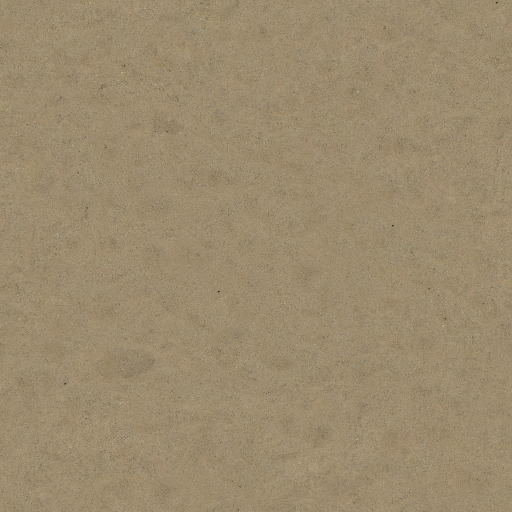
#> input picture tools/art/sources/ambientcg/Ground054/Ground054_1K_Color.jpg, 1024 x 1024 px (shown at 1/2 size); its folder holds only this picture in this run
$ python generate_terrain_textures.py
#> lines starting #> are read from the running program, lines starting #| are printed output that depends on the picture
"""High-quality tileable ground and rock textures (1024 px) for the desert biome.

Run:  python tools/art/generate_terrain_textures.py
Writes Assets/Terrain/Textures/<Name>_albedo.png (RGB + height in alpha) and <Name>_normal.png:
  Sand        wind-blown pinkish-orange sand with faint ripples and the odd pebble
  Mud         cracked playa mud: curled plates, deep dark cracks, secondary crazing
  Pavement    desert pavement: packed varnished pebbles in a sandy matrix
  Sandstone   neutral cross-bedded sandstone detail (tinted by the strata palette in the shaders)
  TrackDirt   packed track dirt with pebbles and hairline cracks (dirt track decals)
plus Macro.png (large-scale variation, RGBA).
"""
import math
import os

import numpy as np
from PIL import Image
from scipy import ndimage
from scipy.spatial import cKDTree

REPO = os.path.abspath(os.path.join(os.path.dirname(__file__), "..", ".."))
OUT = os.path.join(REPO, "Assets", "Terrain", "Textures")
os.makedirs(OUT, exist_ok=True)
T = 1024


def tile_noise(beta, seed, size=T, aniso=(1.0, 1.0), warp=None):
    """Tileable 1/f^beta noise in [0, 1]."""
    r = np.random.default_rng(seed)
    fy = np.fft.fftfreq(size)[:, None] * aniso[1]
    fx = np.fft.fftfreq(size)[None, :] * aniso[0]
    k = np.hypot(fx, fy)
    k[0, 0] = 1
    spec = np.fft.fft2(r.standard_normal((size, size))) / k ** (beta / 2)
    spec[0, 0] = 0
    n = np.real(np.fft.ifft2(spec))
    return (n - n.min()) / (n.max() - n.min())


def band_noise(lo, hi, seed, size=T):
    """Tileable noise containing only wavelengths between size/hi and size/lo pixels."""
    r = np.random.default_rng(seed)
    f = np.fft.fftfreq(size) * size
    k = np.hypot(f[None, :], f[:, None])
    mask = ((k >= lo) & (k <= hi)).astype(float)
    n = np.real(np.fft.ifft2(np.fft.fft2(r.standard_normal((size, size))) * mask))
    return (n - n.min()) / (n.max() - n.min())


def voronoi(cells, seed, size=T, jitter=1.0, warp=0.0):
    """Tileable Voronoi: F1, F2-F1 (edge distance) in pixels, and the cell index.
    warp > 0 bends cell borders with tileable noise (pixels), so shapes look natural."""
    r = np.random.default_rng(seed)
    g = int(math.ceil(math.sqrt(cells)))
    base = (np.stack(np.meshgrid(np.arange(g), np.arange(g)), -1).reshape(-1, 2) + 0.5) / g
    pts = (base + (r.random(base.shape) - 0.5) * jitter / g) % 1.0 * size
    tiled = np.concatenate([pts + (dx * size, dy * size) for dx in (-1, 0, 1) for dy in (-1, 0, 1)])
    ids = np.tile(np.arange(len(pts)), 9)
    yy, xx = np.mgrid[0:size, 0:size].astype(float)
    if warp:
        xx = xx + (band_noise(2, 10, seed + 500, size) - 0.5) * 2 * warp
        yy = yy + (band_noise(2, 10, seed + 501, size) - 0.5) * 2 * warp
    d, i = cKDTree(tiled).query(np.c_[(xx.ravel() + 0.5) % size, (yy.ravel() + 0.5) % size], k=2)
    return d[:, 0].reshape(size, size), (d[:, 1] - d[:, 0]).reshape(size, size), ids[i[:, 0]].reshape(size, size)


def smoothstep(a, b, x):
    t = np.clip((x - a) / (b - a), 0, 1)
    return t * t * (3 - 2 * t)


def mix(c0, c1, t):
    t = np.asarray(t)[..., None]
    return np.array(c0) * (1 - t) + np.array(c1) * t


def save(name, albedo, height, strength):
    h = (height - height.min()) / (np.ptp(height) + 1e-9)
    rgba = np.concatenate([np.clip(albedo, 0, 1), h[..., None]], -1)
    Image.fromarray((rgba * 255).round().astype(np.uint8), "RGBA").save(os.path.join(OUT, f"{name}_albedo.png"))
    gx = (np.roll(h, -1, 1) - np.roll(h, 1, 1)) * strength
    gy = (np.roll(h, -1, 0) - np.roll(h, 1, 0)) * strength
    n = np.stack([-gx, gy, np.ones_like(gx)], -1)
    n /= np.linalg.norm(n, axis=-1, keepdims=True)
    Image.fromarray(((n * 0.5 + 0.5) * 255).round().astype(np.uint8), "RGB").save(os.path.join(OUT, f"{name}_normal.png"))
    print("wrote", name)


yy, xx = np.mgrid[0:T, 0:T] / T

# ---------------------------------------------------------------- Sand (tile = 3.5 m)
# Photo-scanned sand (ambientCG Ground054, CC0) used for its grain and surface relief only: the
# luminance detail is high-passed (so no large blotches repeat) and re-coloured to our palette.
# Wind ripples are not baked in: the terrain shader draws them in world space so they never tile.
SRC = os.path.join(REPO, "tools", "art", "sources", "ambientcg", "Ground054")


def load(name, mode="RGB"):
#> called with name = 'Ground054_1K_Color.jpg', mode = 'RGB'
    im = Image.open(os.path.join(SRC, name)).convert(mode)
#> im is the input picture: PIL image 1024x1024 RGB; mean R, G, B 155.7, 138.7, 109.6
    return np.asarray(im.resize((T, T), Image.LANCZOS)).astype(np.float64) / 255


def wrap_blur(a, sigma):
    return ndimage.gaussian_filter(a, sigma, mode="wrap")


photo = load("Ground054_1K_Color.jpg")
lum = photo @ np.array([0.2126, 0.7152, 0.0722])
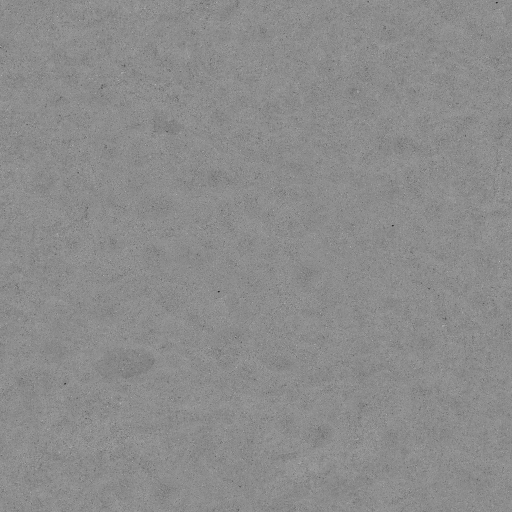
#> lum: shape (1024, 1024) float64 (shown at 1/2 size); min 0.0543, max 0.917, mean 0.55
detail = lum / np.maximum(wrap_blur(lum, 48), 1e-3)                    # ~1.0 on average, grain detail only
detail = 1 + (detail - 1) * 1.35
chroma = photo / np.maximum(lum[..., None], 1e-3)                      # keep the hue of individual grains a little
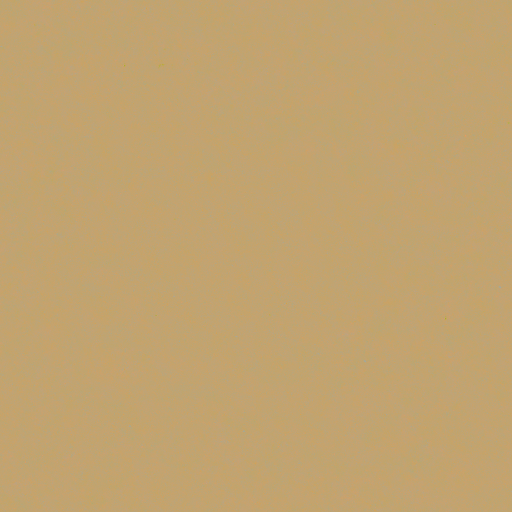
#> chroma: shape (1024, 1024, 3) float64 (shown at 1/2 size); mean of channels 0, 1, 2 1.11, 0.989, 0.781; drawn with min black and max white
chroma = chroma / chroma.reshape(-1, 3).mean(0)
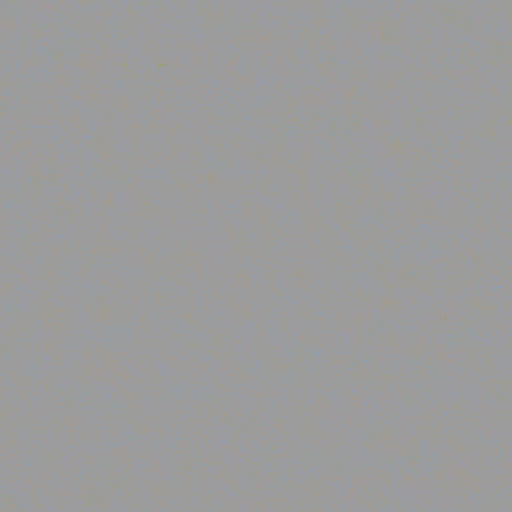
#> chroma: shape (1024, 1024, 3) float64 (shown at 1/2 size); mean of channels 0, 1, 2 1, 1, 1; drawn with min black and max white
tone = band_noise(2, 8, 7)                                             # gentle in-tile variation only
alb = mix((0.76, 0.50, 0.35), (0.84, 0.58, 0.41), tone)
alb = alb * detail[..., None] * (1 + (chroma - 1) * 0.35)
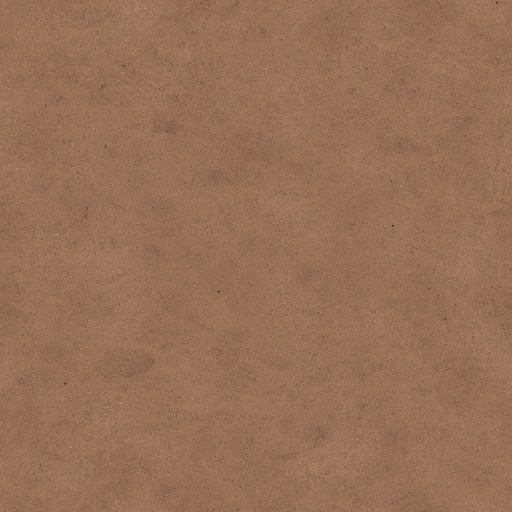
#> alb: shape (1024, 1024, 3) float64 (shown at 1/2 size); mean of channels 0, 1, 2 0.802, 0.542, 0.382; drawn with min black and max white
disp = load("Ground054_1K_Displacement.jpg", "L")
#> (the run stopped early here; a loop or call above may not have finished)
